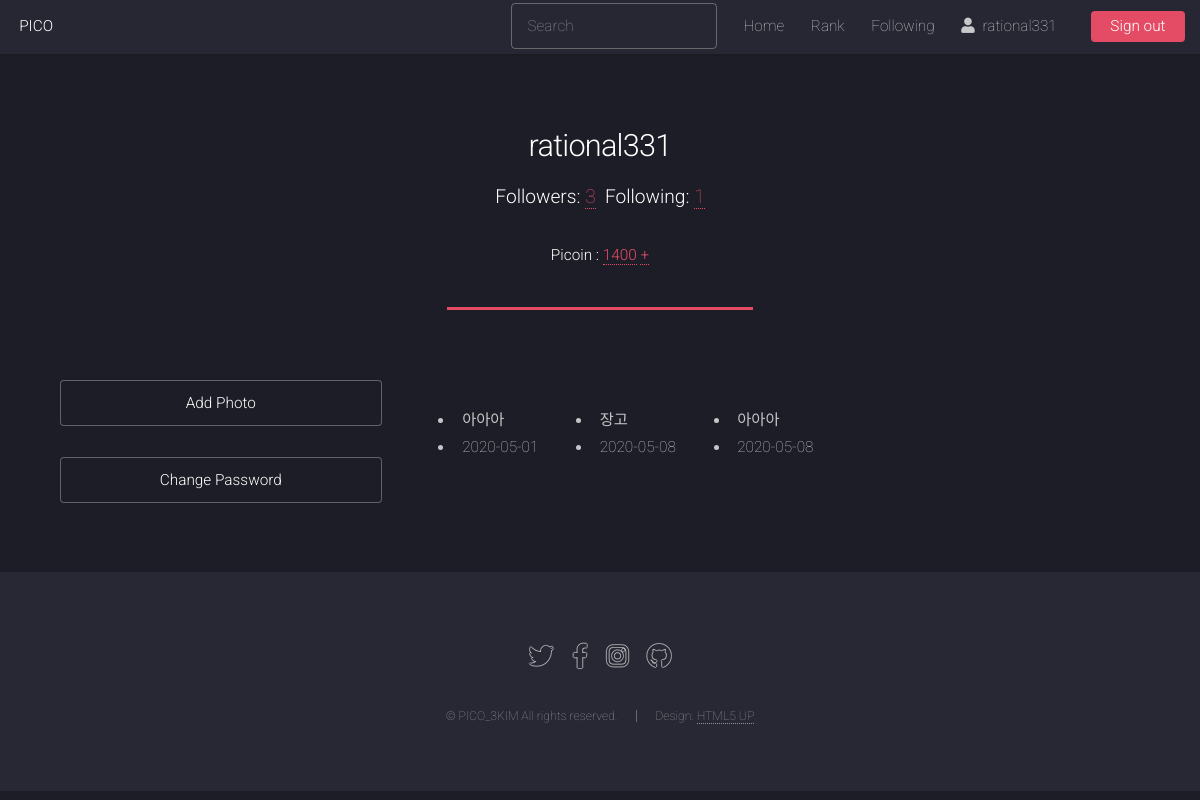
Page /rational331/ (signed in) on the earlier database version.
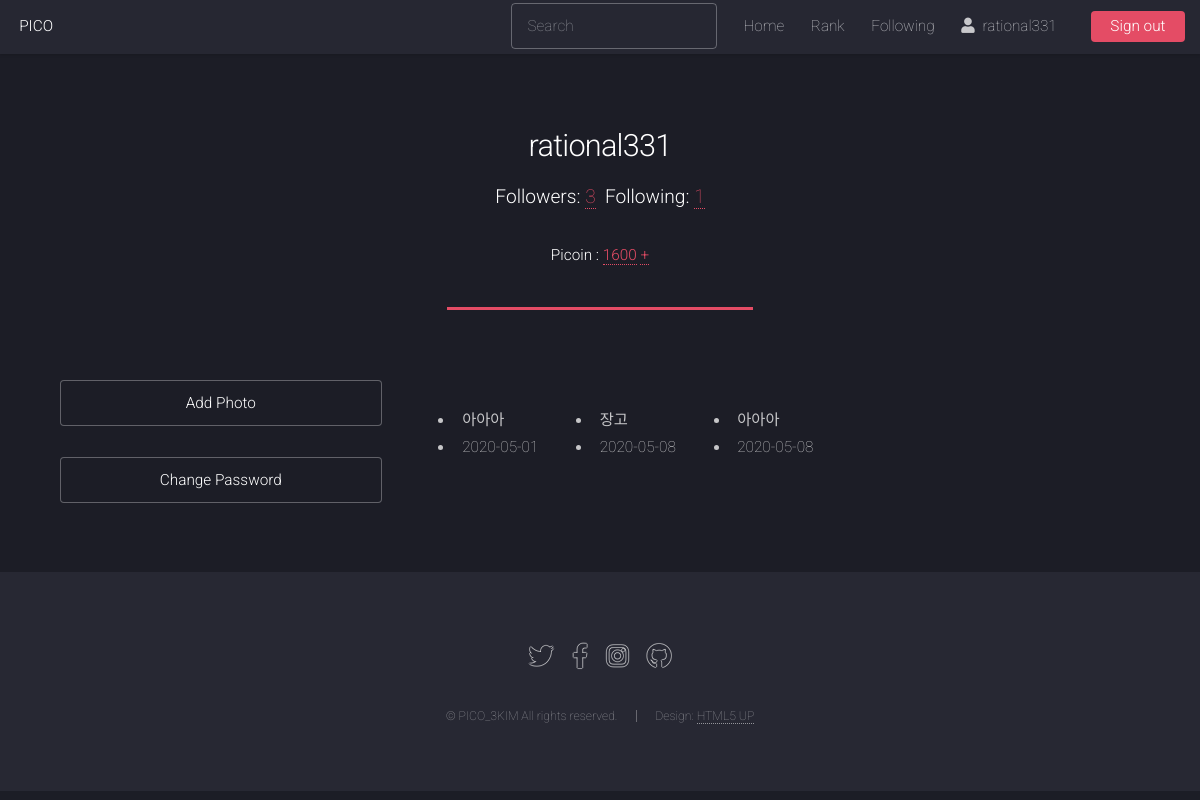
Same page on the later database version.
### core/models.py (models this page shows, shortened)
class Profile(models.Model):
    user = models.OneToOneField(User, on_delete=models.CASCADE)
    followers = models.ManyToManyField(User, related_name='user_followers')
    following = models.ManyToManyField(User, related_name='user_following')
    PICOIN = models.PositiveIntegerField(default=0, verbose_name='PICOIN')

### core/views.py (the view)
# urls.py: path('<str:username>/', ProfileView.as_view(), name='profile'),
class ProfileView(TemplateView):
    template_name = 'profile.html'
    def get(self, request, username):
        user = None
        try:
            user = User.objects.get(username=username)
        except:
            raise Http404()
        profile = user.profile
        photos = Photo.objects.filter(owner=user)
        return render(request, 'profile.html', {'profile':profile, 'photos':photos})

### photo/models.py (called while the page is built)
    def get_absolute_url(self):
        return reverse('photo:photo_detail', args=(self.id,))

### templates/profile.html (shortened to what this page needs)
{% extends "base.html" %}
{% load sorl_thumbnail %}
{% load widget_tweaks %}
{% block content %}
<header class="major">
    <h2>{{ profile.user.username }}</h2>
    <p>
        <strong> Followers: </strong> <a href="{% url 'followers' profile.user.username %}">{{ profile.followers.count }}</a>&nbsp;
        <strong> Following: </strong> <a href="{% url 'following' profile.user.username %}">{{ profile.following.count }}</a>
    </p>
    {% ifequal request.user.username profile.user.username %}
    <p>
        <strong>Picoin : <a href="{% url 'mypicolog' user.get_username %}">{{ profile.PICOIN }}</a></strong>
        <strong><a href="{% url 'charge' %}">+</a> </strong>
    </p>
    {% endifequal %}
</header>
<section id="content">
{% ifnotequal request.user profile.user %}
<div class="row">
    {% for photo in photos %}
    <div class="col-md-3 mb-5">
        <div class="tumbnail">
            <a href="{{ photo.get_absolute_url }}">
                {% thumbnail photo.image "128x128" crop="center" as im %}
                <img src="{{ im.url }}" style="width: 100%;">
                {% endthumbnail %}
            </a>
        </div>
        <ul>
            <li class="font-italic">{{ photo.title }}</li>
            <li class="font-italic">{{ photo.upload_dt|date:"Y-m-d" }}</li>
        </ul>
    </div>
    {% endfor %}
</div>
{% else %}
<div class="row gtr-150">
    <div class="col-4 col-12-medium">
        <section id="sidebar">
            <ul class="actions fit">
                <li><a href="{% url 'photo:photo_add' %}" class="button">Add Photo</a></li>
            </ul>
            <ul class="actions fit">
                <li><a href="{% url 'password_change' %}" class="button">Change Password</a></li>
            </ul>
        </section>
    </div>
    <div class="col-8 col-12-medium imp-medium">
            <section id="content">
                <div class="row">
                    {% for photo in photos %}
                    <div class="col-md-3 mb-5">
                        <div class="tumbnail">
                        </div>
                        <ul>
                            <li class="font-italic">{{ photo.title }}</li>
                            <li class="font-italic">{{ photo.upload_dt|date:"Y-m-d" }}</li>
                        </ul>
                    </div>
                    {% endfor %}
                </div>
            </section>
    </div>
</div>
{% endifnotequal %}
</section>
{% endblock %}

Differences in the rows shown:
changed Profile "rational331": PICOIN "1400" → "1600"
